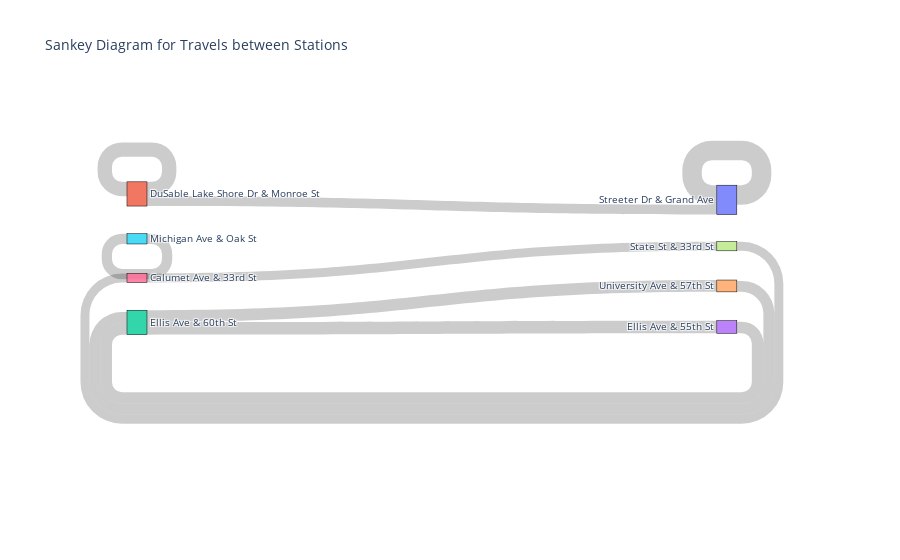

The code cell stored with this chart in its notebook:
### Code cell
# Create a Sankey diagram: - image
fig = go.Figure(data=[go.Sankey(
    node=dict(
        pad=15,
        thickness=20,
        line=dict(color='black', width=0.5),
        label=unique_stations
    ),
    link=dict(
        source=sources,
        target=targets,
        value=df1['num_viagens']
    )
)])

# Update layout
fig.update_layout(title_text="Sankey Diagram for Travels between Stations", font_size=10)

# Show the plot
fig.show()

### Figure 1 — Plotly figure (JSON) as saved in the notebook; plotly's stock layout.template omitted (floating-point values rounded to 4 significant figures)
{"data": [{"link": {"source": [0, 1, 2, 2, 3, 4, 5, 1, 6, 7], "target": [0, 1, 3, 4, 2, 2, 5, 0, 7, 6], "value": [9624, 7107, 6202, 5837, 5706, 5422, 5065, 4853, 4485, 4424]}, "node": {"label": ["Streeter Dr & Grand Ave", "DuSable Lake Shore Dr & Monroe St", "Ellis Ave & 60th St", "Ellis Ave & 55th St", "University Ave & 57th St", "Michigan Ave & Oak St", "Calumet Ave & 33rd St", "State St & 33rd St"], "line": {"color": "black", "width": 0.5}, "pad": 15, "thickness": 20, "x": [0.8741, 0.07701, 0.07701, 0.8741, 0.8741, 0.07701, 0.07701, 0.8741], "y": [0.2628, 0.2472, 0.5854, 0.5973, 0.4893, 0.3654, 0.4682, 0.3849]}, "type": "sankey"}], "layout": {"autosize": true, "font": {"size": 10}, "title": {"text": "Sankey Diagram for Travels between Stations"}}}
